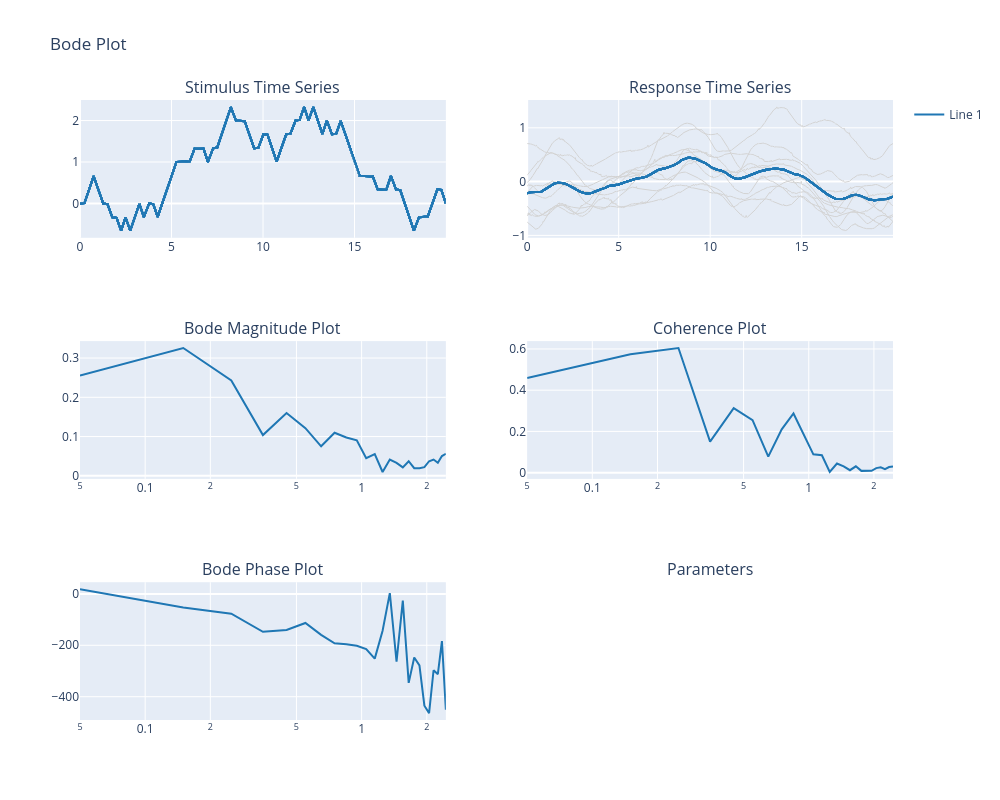

The code cell stored with this chart in its notebook:
### Code cell
# load data with stimulus and center of mass response cut to cycles
com, stim, time = bp.getdata_legacy(
    filename = filename,
    body_height = height, # required for calculating the center of mass height
    resample = True, # True (default): resample to sampling_rate; False: keep original sampling rate
    cut_to_cycles = True, # True (default): cut data to cycles; False: keep original data
    sampling_rate = 90, # set target sampling rate (Hz); default is 90
    end_time = 220, # set duration for resampling; default is 220
    cycle_start_samples = 20*90, # discard first n samples when cutting to cycles
    cycle_length_samples = 20*90, # length of each cycle in samples
    stimulus = 'stim_pitch' # specify stimulus; default is 'stim_pitch'  
    )

# Create stimulus response dataset
# when initializing the instance and providing the required inputs the class
# automatically calculates all attributes, such as the frequency response function.
# the inputs are:
# - sampling frequency (Hz)
# - stimulus in cycles
# - response in cycles
# - the selection of the frequencies to be considered in the analysis
data_exp = bp.sr_data(90,stim,com,'prts')

data_exp.plot()

### Figure 1 — Plotly figure (JSON) as saved in the notebook; plotly's stock layout.template omitted (floating-point values rounded to 4 significant figures; data arrays with more than 128 entries replaced by an {"elided": "..."} marker saying what was removed)
{"data": [{"line": {"color": "lightgray", "width": 1}, "mode": "lines", "showlegend": false, "type": "scatter", "x": {"elided": "1800 float values"}, "xaxis": "x", "y": {"elided": "1800 float values"}, "yaxis": "y"}, {"line": {"color": "#1f77b4"}, "mode": "lines", "showlegend": false, "type": "scatter", "x": {"elided": "1800 float values"}, "xaxis": "x", "y": {"elided": "1800 float values"}, "yaxis": "y"}, {"line": {"color": "lightgray", "width": 1}, "mode": "lines", "showlegend": false, "type": "scatter", "x": {"elided": "1800 float values"}, "xaxis": "x", "y": {"elided": "1800 float values"}, "yaxis": "y"}, {"line": {"color": "#1f77b4"}, "mode": "lines", "showlegend": false, "type": "scatter", "x": {"elided": "1800 float values"}, "xaxis": "x", "y": {"elided": "1800 float values"}, "yaxis": "y"}, {"line": {"color": "lightgray", "width": 1}, "mode": "lines", "showlegend": false, "type": "scatter", "x": {"elided": "1800 float values"}, "xaxis": "x", "y": {"elided": "1800 float values"}, "yaxis": "y"}, {"line": {"color": "#1f77b4"}, "mode": "lines", "showlegend": false, "type": "scatter", "x": {"elided": "1800 float values"}, "xaxis": "x", "y": {"elided": "1800 float values"}, "yaxis": "y"}, {"line": {"color": "lightgray", "width": 1}, "mode": "lines", "showlegend": false, "type": "scatter", "x": {"elided": "1800 float values"}, "xaxis": "x", "y": {"elided": "1800 float values"}, "yaxis": "y"}, {"line": {"color": "#1f77b4"}, "mode": "lines", "showlegend": false, "type": "scatter", "x": {"elided": "1800 float values"}, "xaxis": "x", "y": {"elided": "1800 float values"}, "yaxis": "y"}, {"line": {"color": "lightgray", "width": 1}, "mode": "lines", "showlegend": false, "type": "scatter", "x": {"elided": "1800 float values"}, "xaxis": "x", "y": {"elided": "1800 float values"}, "yaxis": "y"}, {"line": {"color": "#1f77b4"}, "mode": "lines", "showlegend": false, "type": "scatter", "x": {"elided": "1800 float values"}, "xaxis": "x", "y": {"elided": "1800 float values"}, "yaxis": "y"}, {"line": {"color": "lightgray", "width": 1}, "mode": "lines", "showlegend": false, "type": "scatter", "x": {"elided": "1800 float values"}, "xaxis": "x", "y": {"elided": "1800 float values"}, "yaxis": "y"}, {"line": {"color": "#1f77b4"}, "mode": "lines", "showlegend": false, "type": "scatter", "x": {"elided": "1800 float values"}, "xaxis": "x", "y": {"elided": "1800 float values"}, "yaxis": "y"}, {"line": {"color": "lightgray", "width": 1}, "mode": "lines", "showlegend": false, "type": "scatter", "x": {"elided": "1800 float values"}, "xaxis": "x", "y": {"elided": "1800 float values"}, "yaxis": "y"}, {"line": {"color": "#1f77b4"}, "mode": "lines", "showlegend": false, "type": "scatter", "x": {"elided": "1800 float values"}, "xaxis": "x", "y": {"elided": "1800 float values"}, "yaxis": "y"}, {"line": {"color": "lightgray", "width": 1}, "mode": "lines", "showlegend": false, "type": "scatter", "x": {"elided": "1800 float values"}, "xaxis": "x", "y": {"elided": "1800 float values"}, "yaxis": "y"}, {"line": {"color": "#1f77b4"}, "mode": "lines", "showlegend": false, "type": "scatter", "x": {"elided": "1800 float values"}, "xaxis": "x", "y": {"elided": "1800 float values"}, "yaxis": "y"}, {"line": {"color": "lightgray", "width": 1}, "mode": "lines", "showlegend": false, "type": "scatter", "x": {"elided": "1800 float values"}, "xaxis": "x", "y": {"elided": "1800 float values"}, "yaxis": "y"}, {"line": {"color": "#1f77b4"}, "mode": "lines", "showlegend": false, "type": "scatter", "x": {"elided": "1800 float values"}, "xaxis": "x", "y": {"elided": "1800 float values"}, "yaxis": "y"}, {"line": {"color": "lightgray", "width": 1}, "mode": "lines", "showlegend": false, "type": "scatter", "x": {"elided": "1800 float values"}, "xaxis": "x", "y": {"elided": "1800 float values"}, "yaxis": "y"}, {"line": {"color": "#1f77b4"}, "mode": "lines", "showlegend": false, "type": "scatter", "x": {"elided": "1800 float values"}, "xaxis": "x", "y": {"elided": "1800 float values"}, "yaxis": "y"}, {"line": {"color": "lightgray", "width": 1}, "mode": "lines", "showlegend": false, "type": "scatter", "x": {"elided": "1800 float values"}, "xaxis": "x2", "y": {"elided": "1800 float values"}, "yaxis": "y2"}, {"line": {"color": "#1f77b4"}, "mode": "lines", "showlegend": false, "type": "scatter", "x": {"elided": "1800 float values"}, "xaxis": "x2", "y": {"elided": "1800 float values"}, "yaxis": "y2"}, {"line": {"color": "lightgray", "width": 1}, "mode": "lines", "showlegend": false, "type": "scatter", "x": {"elided": "1800 float values"}, "xaxis": "x2", "y": {"elided": "1800 float values"}, "yaxis": "y2"}, {"line": {"color": "#1f77b4"}, "mode": "lines", "showlegend": false, "type": "scatter", "x": {"elided": "1800 float values"}, "xaxis": "x2", "y": {"elided": "1800 float values"}, "yaxis": "y2"}, {"line": {"color": "lightgray", "width": 1}, "mode": "lines", "showlegend": false, "type": "scatter", "x": {"elided": "1800 float values"}, "xaxis": "x2", "y": {"elided": "1800 float values"}, "yaxis": "y2"}, {"line": {"color": "#1f77b4"}, "mode": "lines", "showlegend": false, "type": "scatter", "x": {"elided": "1800 float values"}, "xaxis": "x2", "y": {"elided": "1800 float values"}, "yaxis": "y2"}, {"line": {"color": "lightgray", "width": 1}, "mode": "lines", "showlegend": false, "type": "scatter", "x": {"elided": "1800 float values"}, "xaxis": "x2", "y": {"elided": "1800 float values"}, "yaxis": "y2"}, {"line": {"color": "#1f77b4"}, "mode": "lines", "showlegend": false, "type": "scatter", "x": {"elided": "1800 float values"}, "xaxis": "x2", "y": {"elided": "1800 float values"}, "yaxis": "y2"}, {"line": {"color": "lightgray", "width": 1}, "mode": "lines", "showlegend": false, "type": "scatter", "x": {"elided": "1800 float values"}, "xaxis": "x2", "y": {"elided": "1800 float values"}, "yaxis": "y2"}, {"line": {"color": "#1f77b4"}, "mode": "lines", "showlegend": false, "type": "scatter", "x": {"elided": "1800 float values"}, "xaxis": "x2", "y": {"elided": "1800 float values"}, "yaxis": "y2"}, {"line": {"color": "lightgray", "width": 1}, "mode": "lines", "showlegend": false, "type": "scatter", "x": {"elided": "1800 float values"}, "xaxis": "x2", "y": {"elided": "1800 float values"}, "yaxis": "y2"}, {"line": {"color": "#1f77b4"}, "mode": "lines", "showlegend": false, "type": "scatter", "x": {"elided": "1800 float values"}, "xaxis": "x2", "y": {"elided": "1800 float values"}, "yaxis": "y2"}, {"line": {"color": "lightgray", "width": 1}, "mode": "lines", "showlegend": false, "type": "scatter", "x": {"elided": "1800 float values"}, "xaxis": "x2", "y": {"elided": "1800 float values"}, "yaxis": "y2"}, {"line": {"color": "#1f77b4"}, "mode": "lines", "showlegend": false, "type": "scatter", "x": {"elided": "1800 float values"}, "xaxis": "x2", "y": {"elided": "1800 float values"}, "yaxis": "y2"}, {"line": {"color": "lightgray", "width": 1}, "mode": "lines", "showlegend": false, "type": "scatter", "x": {"elided": "1800 float values"}, "xaxis": "x2", "y": {"elided": "1800 float values"}, "yaxis": "y2"}, {"line": {"color": "#1f77b4"}, "mode": "lines", "showlegend": false, "type": "scatter", "x": {"elided": "1800 float values"}, "xaxis": "x2", "y": {"elided": "1800 float values"}, "yaxis": "y2"}, {"line": {"color": "lightgray", "width": 1}, "mode": "lines", "showlegend": false, "type": "scatter", "x": {"elided": "1800 float values"}, "xaxis": "x2", "y": {"elided": "1800 float values"}, "yaxis": "y2"}, {"line": {"color": "#1f77b4"}, "mode": "lines", "showlegend": false, "type": "scatter", "x": {"elided": "1800 float values"}, "xaxis": "x2", "y": {"elided": "1800 float values"}, "yaxis": "y2"}, {"line": {"color": "lightgray", "width": 1}, "mode": "lines", "showlegend": false, "type": "scatter", "x": {"elided": "1800 float values"}, "xaxis": "x2", "y": {"elided": "1800 float values"}, "yaxis": "y2"}, {"line": {"color": "#1f77b4"}, "mode": "lines", "showlegend": false, "type": "scatter", "x": {"elided": "1800 float values"}, "xaxis": "x2", "y": {"elided": "1800 float values"}, "yaxis": "y2"}, {"line": {"color": "#1f77b4"}, "mode": "lines", "name": "Line 1", "showlegend": true, "type": "scatter", "x": [0.05, 0.15, 0.25, 0.35, 0.45, 0.55, 0.65, 0.75, 0.85, 0.95, 1.05, 1.15, 1.25, 1.35, 1.45, 1.55, 1.65, 1.75, 1.85, 1.95, 2.05, 2.15, 2.25, 2.35, 2.45], "xaxis": "x3", "y": [0.2554, 0.3256, 0.2429, 0.1037, 0.16, 0.1215, 0.07509, 0.1098, 0.09768, 0.09044, 0.04474, 0.05504, 0.009653, 0.04125, 0.03295, 0.02129, 0.03713, 0.01942, 0.01913, 0.0221, 0.03709, 0.04135, 0.0333, 0.05024, 0.05617], "yaxis": "y3"}, {"line": {"color": "#1f77b4"}, "mode": "lines", "showlegend": false, "type": "scatter", "x": [0.05, 0.15, 0.25, 0.35, 0.45, 0.55, 0.65, 0.75, 0.85, 0.95, 1.05, 1.15, 1.25, 1.35, 1.45, 1.55, 1.65, 1.75, 1.85, 1.95, 2.05, 2.15, 2.25, 2.35, 2.45], "xaxis": "x5", "y": [18.61, -52.7, -77.26, -147.4, -140.6, -113.2, -159.5, -192.1, -195.5, -202.0, -214.5, -251.9, -143.6, 2.889, -264.1, -25.9, -346.2, -247.7, -278.3, -435.0, -463.9, -297.0, -312.3, -183.4, -450.8], "yaxis": "y5"}, {"line": {"color": "#1f77b4"}, "mode": "lines", "showlegend": false, "type": "scatter", "x": [0.05, 0.15, 0.25, 0.35, 0.45, 0.55, 0.65, 0.75, 0.85, 0.95, 1.05, 1.15, 1.25, 1.35, 1.45, 1.55, 1.65, 1.75, 1.85, 1.95, 2.05, 2.15, 2.25, 2.35, 2.45], "xaxis": "x4", "y": [0.459, 0.5738, 0.6046, 0.1506, 0.3128, 0.2546, 0.07765, 0.2099, 0.2871, 0.1803, 0.08874, 0.08439, 0.003081, 0.04429, 0.03027, 0.01181, 0.03068, 0.008533, 0.007335, 0.009157, 0.02193, 0.02576, 0.01736, 0.02701, 0.0302], "yaxis": "y4"}], "layout": {"annotations": [{"font": {"size": 16}, "showarrow": false, "text": "Stimulus Time Series", "x": 0.225, "xanchor": "center", "xref": "paper", "y": 1, "yanchor": "bottom", "yref": "paper"}, {"font": {"size": 16}, "showarrow": false, "text": "Response Time Series", "x": 0.775, "xanchor": "center", "xref": "paper", "y": 1, "yanchor": "bottom", "yref": "paper"}, {"font": {"size": 16}, "showarrow": false, "text": "Bode Magnitude Plot", "x": 0.225, "xanchor": "center", "xref": "paper", "y": 0.6111, "yanchor": "bottom", "yref": "paper"}, {"font": {"size": 16}, "showarrow": false, "text": "Coherence Plot", "x": 0.775, "xanchor": "center", "xref": "paper", "y": 0.6111, "yanchor": "bottom", "yref": "paper"}, {"font": {"size": 16}, "showarrow": false, "text": "Bode Phase Plot", "x": 0.225, "xanchor": "center", "xref": "paper", "y": 0.2222, "yanchor": "bottom", "yref": "paper"}, {"font": {"size": 16}, "showarrow": false, "text": "Parameters", "x": 0.775, "xanchor": "center", "xref": "paper", "y": 0.2222, "yanchor": "bottom", "yref": "paper"}], "height": 800, "title": {"text": "Bode Plot"}, "width": 1000, "xaxis": {"anchor": "y", "domain": [0, 0.45]}, "xaxis2": {"anchor": "y2", "domain": [0.55, 1]}, "xaxis3": {"anchor": "y3", "domain": [0, 0.45], "type": "log"}, "xaxis4": {"anchor": "y4", "domain": [0.55, 1], "type": "log"}, "xaxis5": {"anchor": "y5", "domain": [0, 0.45], "type": "log"}, "yaxis": {"anchor": "x", "domain": [0.7778, 1]}, "yaxis2": {"anchor": "x2", "domain": [0.7778, 1]}, "yaxis3": {"anchor": "x3", "domain": [0.3889, 0.6111]}, "yaxis4": {"anchor": "x4", "domain": [0.3889, 0.6111]}, "yaxis5": {"anchor": "x5", "domain": [0, 0.2222]}}}
